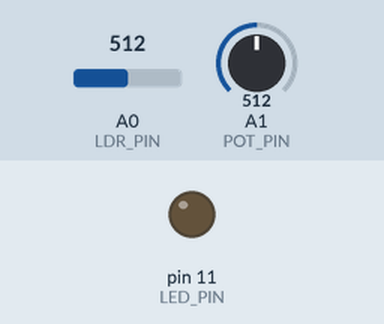
Recording of a sketch running on a simulated Arduino Uno, built with avr-gcc and run on an emulated ATmega328P. Shown: output pins drawn as LEDs (lit = HIGH). Inputs (shaded band) come from the test bench; at power-on: A1 (POT_PIN) = 512, A0 (LDR_PIN) = 512.

Above: at 1.2 s.
1.3 s: A1 (POT_PIN) set to 530
At 2.2 s:
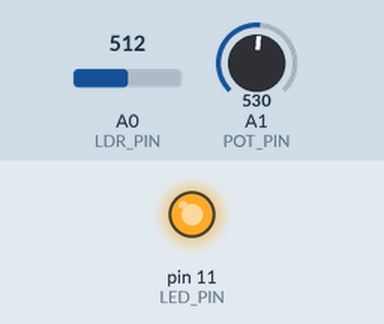
2.8 s: A1 (POT_PIN) set to 511
At 3.3 s:
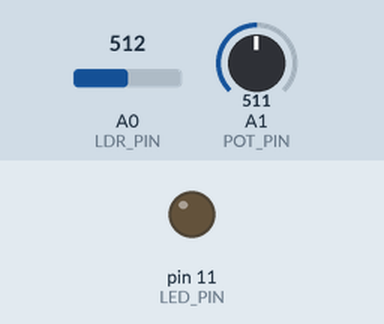
4.3 s: A1 (POT_PIN) set to 716
At 5.7 s:
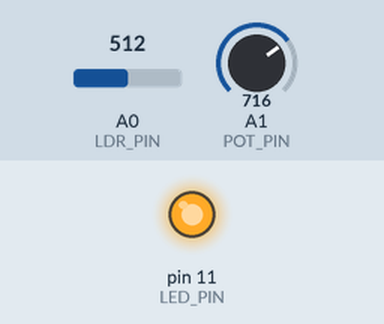
Timing chart, 0 to 7.3 s (numbered marks = the images above; inputs shaded):
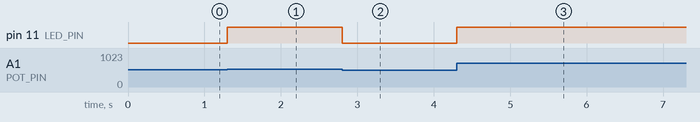

The sketch:

NightLum.ino
```cpp
#define LED_PIN 11
#define LDR_PIN A0
#define POT_PIN A1


void setup() {
  pinMode(LED_PIN, OUTPUT);

}

void loop() {
  int light = analogRead(LDR_PIN);
  int threshold = analogRead(POT_PIN);
  boolean tooDark = (light < threshold);

  if (tooDark)
    digitalWrite(LED_PIN, HIGH);
  else
    digitalWrite(LED_PIN, LOW);
}
```

Measured:
- the behaviour switches between 512 and 513 on A1 (POT_PIN) (found by bisection; images 0 and 1)
- after the input at 1.3 s, pin 11 (LED_PIN): LOW → HIGH at once
- after the input at 2.8 s, pin 11 (LED_PIN): HIGH → LOW at once
- after the input at 4.3 s, pin 11 (LED_PIN): LOW → HIGH at once
